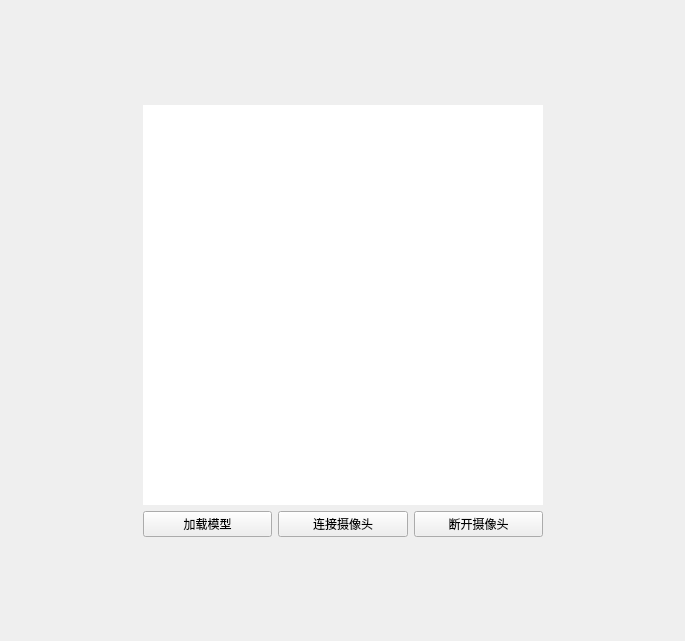
<?xml version="1.0" encoding="UTF-8"?>
<ui version="4.0">
 <class>Form</class>
 <widget class="QWidget" name="Form">
  <property name="geometry">
   <rect>
    <x>0</x>
    <y>0</y>
    <width>685</width>
    <height>641</height>
   </rect>
  </property>
  <property name="windowTitle">
   <string>Form</string>
  </property>
  <layout class="QGridLayout" name="gridLayout">
   <item row="1" column="0">
    <spacer name="horizontalSpacer">
     <property name="orientation">
      <enum>Qt::Horizontal</enum>
     </property>
     <property name="sizeHint" stdset="0">
      <size>
       <width>40</width>
       <height>20</height>
      </size>
     </property>
    </spacer>
   </item>
   <item row="1" column="2">
    <spacer name="horizontalSpacer_2">
     <property name="orientation">
      <enum>Qt::Horizontal</enum>
     </property>
     <property name="sizeHint" stdset="0">
      <size>
       <width>40</width>
       <height>20</height>
      </size>
     </property>
    </spacer>
   </item>
   <item row="1" column="1">
    <layout class="QVBoxLayout" name="verticalLayout">
     <item>
      <widget class="QLabel" name="lb_img">
       <property name="minimumSize">
        <size>
         <width>400</width>
         <height>400</height>
        </size>
       </property>
       <property name="styleSheet">
        <string notr="true">background-color: rgb(255, 255, 255);</string>
       </property>
       <property name="text">
        <string/>
       </property>
      </widget>
     </item>
     <item>
      <layout class="QHBoxLayout" name="horizontalLayout">
       <item>
        <widget class="QPushButton" name="btn_load_model">
         <property name="text">
          <string>加载模型</string>
         </property>
        </widget>
       </item>
       <item>
        <widget class="QPushButton" name="btn_connect_camera">
         <property name="text">
          <string>连接摄像头</string>
         </property>
        </widget>
       </item>
       <item>
        <widget class="QPushButton" name="btn_stop_camera">
         <property name="text">
          <string>断开摄像头</string>
         </property>
        </widget>
       </item>
      </layout>
     </item>
    </layout>
   </item>
   <item row="2" column="1">
    <spacer name="verticalSpacer">
     <property name="orientation">
      <enum>Qt::Vertical</enum>
     </property>
     <property name="sizeHint" stdset="0">
      <size>
       <width>20</width>
       <height>40</height>
      </size>
     </property>
    </spacer>
   </item>
   <item row="0" column="1">
    <spacer name="verticalSpacer_2">
     <property name="orientation">
      <enum>Qt::Vertical</enum>
     </property>
     <property name="sizeHint" stdset="0">
      <size>
       <width>20</width>
       <height>40</height>
      </size>
     </property>
    </spacer>
   </item>
  </layout>
 </widget>
 <resources/>
 <connections/>
</ui>
